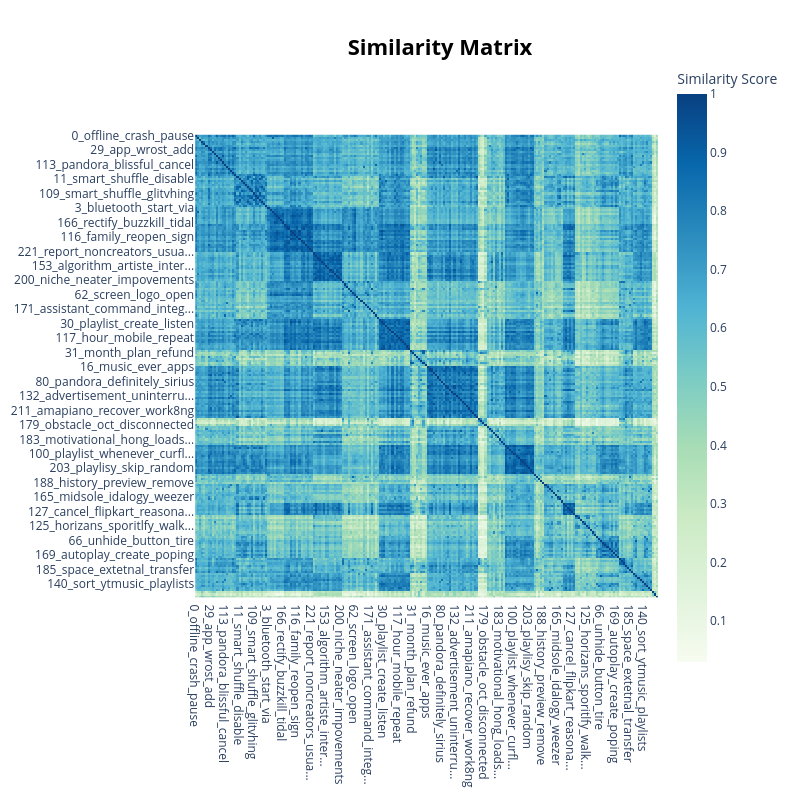

Here is the notebook cell this chart was saved with:
### Code cell
# Heatmap visualization to show similarities between topics
topic_model.visualize_heatmap(n_clusters=20)

### Figure 1 — Plotly figure (JSON) as saved in the notebook; plotly's stock layout.template omitted (floating-point values rounded to 4 significant figures; data arrays with more than 128 entries replaced by an {"elided": "..."} marker saying what was removed)
{"data": [{"coloraxis": "coloraxis", "hovertemplate": "x: %{x}<br>y: %{y}<br>Similarity Score: %{z}<extra></extra>", "name": "0", "type": "heatmap", "x": {"elided": "224 str values"}, "xaxis": "x", "y": {"elided": "224 str values"}, "yaxis": "y", "z": {"elided": "224x224 float values"}}], "layout": {"coloraxis": {"colorbar": {"title": {"text": "Similarity Score"}}, "colorscale": [[0, "rgb(247,252,240)"], [0.125, "rgb(224,243,219)"], [0.25, "rgb(204,235,197)"], [0.375, "rgb(168,221,181)"], [0.5, "rgb(123,204,196)"], [0.625, "rgb(78,179,211)"], [0.75, "rgb(43,140,190)"], [0.875, "rgb(8,104,172)"], [1, "rgb(8,64,129)"]]}, "height": 800, "hoverlabel": {"bgcolor": "white", "font": {"family": "Rockwell", "size": 16}}, "legend": {"title": {"text": "Trend"}}, "margin": {"t": 60}, "showlegend": true, "title": {"font": {"color": "Black", "size": 22}, "text": "<b>Similarity Matrix</b>", "x": 0.55, "xanchor": "center", "y": 0.95, "yanchor": "top"}, "width": 800, "xaxis": {"anchor": "y", "constrain": "domain", "domain": [0, 1], "scaleanchor": "y"}, "yaxis": {"anchor": "x", "autorange": "reversed", "constrain": "domain", "domain": [0, 1]}}}
